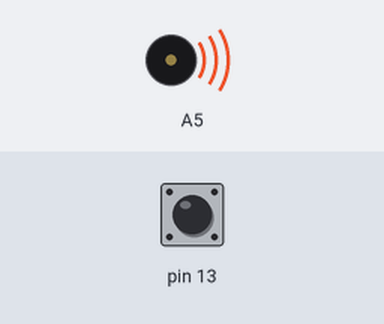
This sketch was run on a simulated Arduino Uno, built with avr-gcc and run on an emulated ATmega328P. Shown: buzzer (waves = sounding). Inputs (shaded band) come from the test bench; at power-on: pin 13 HIGH. What the sketch prints to the serial monitor is not drawn.

Above: at 1.2 s.
1.3 s: pin 13 pulled LOW for 0.15 s
At 1.42 s:
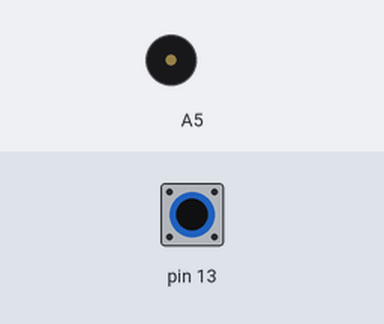
Timing chart, 0 to 10.3 s (numbered marks = the images above; inputs shaded):
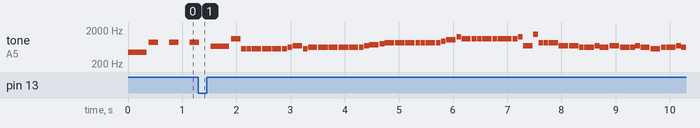

Measured:
- by itself, tone on A5: plays 659 Hz for 0.35 s, 1109 Hz for 0.17 s, 554 Hz for 0.09 s, 554 Hz for 0.09 s, 554 Hz for 0.17 s, 554 Hz for 0.18 s … (62 notes in this stretch)

The sketch:

polling.ino
```cpp
#include "pitches.h"
#define NPS_1 333
//238
#define NPS_2 346
//102
#define ROW1 9
#define ROW2 8
#define ROW3 4
#define ROW4 A2
#define ROW5 3
#define ROW6 A0
#define ROW7 10
#define ROW8 6

#define COL1 A1
#define COL2 11
#define COL3 A3
#define COL4 12
#define COL5 5
#define COL6 A4
#define COL7 7
#define COL8 2

int music_1[] = {
  NOTE_A5,
  NOTE_G5,
  NOTE_A5,
  NOTE_C6,
  NOTE_A5,
  NOTE_G5,
  NOTE_A5,
  NOTE_C6,
  NOTE_A5,
  NOTE_G5,
  NOTE_A5,
  NOTE_C6,
  NOTE_A5,
  NOTE_G5,
  NOTE_A5,
  NOTE_C6,
  NOTE_A5,
  NOTE_G5,
  NOTE_A5,
  NOTE_C6,
  NOTE_A5,
  NOTE_G5,
  NOTE_E5,
  NOTE_DS5,
  NOTE_D5,
  NOTE_C5,
  NOTE_A4,
  NOTE_G4,
  NOTE_E4,
  NOTE_DS4,
  NOTE_D4,
  NOTE_C4,
  NOTE_D4,
  NOTE_DS4,
  NOTE_E4,
  NOTE_G4,
  NOTE_A4,
  NOTE_G4,
  NOTE_A4,
  NOTE_C5,
  NOTE_D5,
  NOTE_DS5,
  NOTE_G5,
  NOTE_A5,
  NOTE_C6,
  NOTE_D6,
  NOTE_DS6,
  NOTE_DS6, NOTE_E5, NOTE_E6, NOTE_E5, NOTE_E6, NOTE_E5, NOTE_E6, NOTE_E5, NOTE_E6, NOTE_E5, NOTE_E6,0, NOTE_A6, NOTE_G6, NOTE_DS6, NOTE_D6, NOTE_C6,
  NOTE_DS6, NOTE_D6, NOTE_C6, NOTE_DS6, NOTE_D6, NOTE_C6, NOTE_DS6, NOTE_D6, NOTE_C6, NOTE_DS6, NOTE_D6, NOTE_C6, NOTE_A5, NOTE_GS5, NOTE_A5,
  NOTE_DS5, NOTE_D5, NOTE_C5,
  NOTE_D5, NOTE_E5,
  NOTE_C5, NOTE_A4, NOTE_GS4,
  NOTE_GS4, NOTE_A4,
  NOTE_DS4, NOTE_D4, NOTE_C4,
  NOTE_D4, NOTE_C4, NOTE_A3,NOTE_GS3, NOTE_A3, NOTE_A4, NOTE_G3, NOTE_G4, NOTE_C4, NOTE_C5, NOTE_G3, NOTE_G4, NOTE_A3, NOTE_A4, NOTE_G3, NOTE_G4, NOTE_C4, NOTE_C5, NOTE_D4, NOTE_D5, NOTE_DS4, NOTE_DS5, NOTE_C4, NOTE_C5, NOTE_D4, NOTE_D5, NOTE_C4, NOTE_C5, NOTE_DS4, NOTE_DS5, NOTE_E4, NOTE_E5, NOTE_F4, NOTE_F5, NOTE_DS4,
  NOTE_D5, NOTE_E5, NOTE_A4, NOTE_E5, NOTE_A4,
  NOTE_B4, NOTE_C5, NOTE_C5, NOTE_CS5, NOTE_D5, NOTE_DS5, NOTE_E5,
  NOTE_A5, NOTE_D5, NOTE_C5, NOTE_A5, NOTE_D5, NOTE_C5, NOTE_A5, NOTE_D5, NOTE_C5, NOTE_A5, NOTE_D5, NOTE_C5, NOTE_A5, NOTE_C5, NOTE_A5, NOTE_B5, NOTE_C6, NOTE_GS5, NOTE_A5, NOTE_DS5, NOTE_C5,
  NOTE_GS4, NOTE_A5, NOTE_B5, NOTE_C5, NOTE_CS5, NOTE_D5, NOTE_DS5, NOTE_F5, NOTE_DS5, NOTE_E5, NOTE_F5, NOTE_GS5, NOTE_A5, NOTE_B5, NOTE_C6, NOTE_DS6, NOTE_E6, NOTE_F6, NOTE_E6, NOTE_DS6, NOTE_E5, NOTE_B5, NOTE_GS5, NOTE_E5, NOTE_B4, NOTE_C5, NOTE_B4, NOTE_A4, NOTE_B4, NOTE_C5, NOTE_DS5,
  NOTE_E5, NOTE_A5, NOTE_C6, NOTE_B5, NOTE_GS5, NOTE_B5, NOTE_A5, NOTE_DS5, NOTE_D5, NOTE_C5, NOTE_D5, 0, NOTE_D5, NOTE_C5, NOTE_D5, 0, NOTE_D5, NOTE_C5,
  NOTE_D5, NOTE_E5, NOTE_A4, NOTE_C5,
  NOTE_DS5, 0, NOTE_F5, 0, NOTE_G5,0,NOTE_A5, 0, NOTE_B5, 0, NOTE_C6, 0, NOTE_D6, 0, NOTE_DS6, 0, NOTE_E6, 0, NOTE_E6, 0, NOTE_E6, 0, NOTE_E6, 0,
  NOTE_E6
};
byte tempo_1[] = {
  25,
  25,
  25,
  25,
  25,
  25,
  25,
  25,
  25,
  25,
  25,
  25,
  25,
  25,
  25,
  25,
  25,
  25,
  25,
  25,
  25,
  25,
  25,
  25,
  25,
  25,
  25,
  25,
  25,
  25,
  25,
  25,
  25,
  25,
  25,
  25,
  25,
  25,
  25,
  25,
  25,
  25,
  25,
  25,
  25,
  25,
  25,
  50,16,16, 16, 16, 16, 16, 16, 16, 16,100,50,25, 25, 25, 25, 25,25, 25, 25, 25, 25, 25, 25, 25, 25, 25, 25, 25, 25, 25, 25,
  16, 16, 16,
  25, 25,
  16, 16, 16,
  25, 25,
  16, 16, 16,
  25, 25, 25,25, 25, 25, 25, 25, 25, 25, 25, 25, 25, 25, 25, 25, 25, 25, 25, 25, 25, 25, 25, 25, 25, 25, 25, 25, 25, 25, 25, 25, 25, 25, 25,
  25, 25, 25, 25, 25,
  50, 50, 50, 50, 50, 50, 50,
  25, 25, 25, 25, 25, 25, 25, 25, 25, 25, 25, 25, 25, 25, 25, 25, 25, 25, 25, 25, 25,
  25, 25, 25, 25, 25, 25, 25, 25, 25, 25, 25, 25, 25, 25, 25, 25, 25, 25, 25, 25, 25, 25, 25, 25, 25, 25, 25, 25, 25, 25, 25,
  25, 25, 25, 25, 25, 25, 25, 25, 25, 25, 25, 25, 25, 25, 25, 25, 25, 25,
  50, 50, 50, 50,
  25, 25, 25, 25, 25,25,25, 25, 25, 25, 25, 25, 25, 25, 25, 25, 25, 25, 25, 25, 25, 25, 25, 25,
  200
};

int music_2[] = {
  NOTE_A4,
  NOTE_A5,
  0,
  NOTE_A5,
  0,
  NOTE_A5,
  0,
  NOTE_E5,
  NOTE_CS6,
  NOTE_CS5,
  NOTE_CS5,
  NOTE_CS5,
  NOTE_CS5,
  NOTE_CS5,
  NOTE_CS5,
  NOTE_CS5,
  NOTE_DS5,
  NOTE_F5,
  NOTE_CS5,
  NOTE_DS5,
  NOTE_DS5,
  NOTE_DS5,
  NOTE_DS5,
  NOTE_DS5,
  NOTE_DS5,
  NOTE_DS5,
  NOTE_DS5,
  NOTE_F5,
  NOTE_FS5,
  NOTE_G5,
  NOTE_GS5,
  NOTE_GS5,
  NOTE_GS5,
  NOTE_GS5,
  NOTE_GS5,
  NOTE_GS5,
  NOTE_GS5,
  NOTE_GS5,
  NOTE_AS5,
  NOTE_C6,
  NOTE_DS6,
  NOTE_CS6,
  NOTE_CS6,
  NOTE_CS6,
  NOTE_CS6,
  NOTE_CS6,
  NOTE_CS6,
  NOTE_CS6,
  NOTE_CS6,
  NOTE_DS6,
  NOTE_F5,
  NOTE_FS6,
  NOTE_GS5,
  NOTE_GS5,
  NOTE_GS5,
  NOTE_GS5,
  NOTE_F5,
  NOTE_F5,
  NOTE_F5,
  NOTE_DS5,
  NOTE_DS5,
  NOTE_DS5,
  NOTE_F5,
  NOTE_DS5,
  NOTE_F5,
  NOTE_DS5,
  NOTE_DS5,
  NOTE_DS5,
  NOTE_F5,
  NOTE_DS5,
  NOTE_CS5,
  NOTE_DS5,
  NOTE_DS5,
  NOTE_DS5,
  NOTE_F5,
  NOTE_DS5,
  NOTE_CS5,
  NOTE_CS5,
  NOTE_CS5,
  NOTE_CS5,
  NOTE_CS5,
  NOTE_GS5,
  NOTE_GS5,
  NOTE_GS5,
  NOTE_F5,
  NOTE_F5,
  NOTE_F5,
  NOTE_F5,
  NOTE_DS5,
  NOTE_DS5,
  NOTE_CS5,
  NOTE_CS5,
  NOTE_CS5,
  NOTE_CS5,
  NOTE_CS5,
  NOTE_CS5,
  NOTE_CS5,
  NOTE_CS5,
  NOTE_DS5,
  NOTE_F5,
  NOTE_CS5,
  0,
};

byte tempo_2[] = {
  100, 50, 50, 50, 50, 50, 50, 100, 50, 25, 25, 50, 25, 25, 50, 25, 25, 50, 25,
  50, 25, 25, 50, 25, 25, 50, 25, 25, 50, 25,
  50, 25, 25, 50, 25, 25, 50, 25, 25, 50, 25,
  50, 25, 25, 50, 25, 25, 50, 25, 25, 50, 25,
  25, 25, 25, 25, 50, 25, 25, 25, 25, 25, 25, 50, 50,
  25, 25, 25, 25, 50, 50, 25, 25, 25, 25, 50, 50,
  25, 25, 25, 25, 50, 25, 25, 25, 25, 25, 25, 50, 50,
  25, 25, 25, 25, 25, 25, 25, 25, 50, 50, 50, 50
};

const int row[] = { ROW1, ROW2, ROW3, ROW4, ROW5, ROW6, ROW7, ROW8 };
const int col[] = { COL1, COL2, COL3, COL4, COL5, COL6, COL7, COL8 };

int circle[8][8] = { { 1, 1, 0, 0, 0, 0, 1, 1 },
                     { 1, 0, 1, 1, 1, 1, 0, 1 },
                     { 0, 1, 1, 1, 1, 1, 1, 0 },
                     { 0, 1, 1, 1, 1, 1, 1, 0 },
                     { 0, 1, 1, 1, 1, 1, 1, 0 },
                     { 0, 1, 1, 1, 1, 1, 1, 0 },
                     { 1, 0, 1, 1, 1, 1, 0, 1 },
                     { 1, 1, 0, 0, 0, 0, 1, 1 } };
int s[8][8] = { { 1, 0, 0, 0, 0, 0, 0, 1 },
                { 0, 0, 0, 1, 1, 0, 0, 0 },
                { 0, 0, 0, 1, 1, 0, 0, 0 },
                { 0, 0, 0, 1, 1, 0, 0, 0 },
                { 0, 0, 0, 1, 1, 0, 0, 0 },
                { 0, 0, 0, 0, 0, 0, 0, 0 },
                { 0, 0, 0, 1, 1, 0, 0, 0 },
                { 1, 0, 0, 0, 0, 0, 0, 1 } };


int thisNote = -1, noteDuration = 0;
long previousTime = 0,
     presentTime = 0,
     pauseBetweenNotes = 0;

int dura(byte eva, int NPS) {
  int rev = ((float(eva)/100) * NPS);
  return (rev);
}

void CheckToPlay() {
  presentTime = millis();
  if (presentTime - previousTime >= pauseBetweenNotes) {
    thisNote += 1;
    noTone(A5);
    if (thisNote >= 102 ) {
      thisNote = -1;
      pauseBetweenNotes = 100;
      previousTime = millis();
    } else {
      tone(A5, music_2[thisNote], int(dura(tempo_2[thisNote], NPS_2)));
      pauseBetweenNotes = dura(tempo_2[thisNote] * 1.1, NPS_2);
      previousTime = millis();
    }
  }
}


void lightup(int matrix[8][8]) {
  for (int i = 0; i < 8; i++) {
    digitalWrite(col[i], HIGH);
    for (int j = 0; j < 8; j++) {
      digitalWrite(row[j], matrix[j][i]);
    }
    for (int j = 0; j < 8; j++) {
      digitalWrite(row[j], HIGH);
    }
    digitalWrite(col[i], LOW);
  }
}

void setup() {
  Serial.begin(9600);
  for (int i = 2; i <= 12; i++) {
    pinMode(i, OUTPUT);
    digitalWrite(i, LOW);
  }

  pinMode(A0, OUTPUT);
  digitalWrite(A0, LOW);
  pinMode(A1, OUTPUT);
  digitalWrite(A1, LOW);
  pinMode(A2, OUTPUT);
  digitalWrite(A2, LOW);
  pinMode(A3, OUTPUT);
  digitalWrite(A3, LOW);
  pinMode(A4, OUTPUT);
  digitalWrite(A4, LOW);
  pinMode(13, INPUT_PULLUP);
}

int mode = 1;

bool pressing = 0;

void loop() {
  if (digitalRead(13) == LOW && !pressing) {
    pressing = true;
    mode += 1;
    if (mode > 1) {
      mode = 0;
    }
  } else if (digitalRead(13) == HIGH && pressing) {
    pressing = false;
    Serial.print(1);
  }
  if (mode == 0) {
    lightup(circle);
  }
  if (mode == 1) {
    lightup(s);
  }
  CheckToPlay();
  delay(1);
}
```

pitches.h
```cpp
#define NOTE_B0 31
#define NOTE_C1 33
#define NOTE_CS1 35
#define NOTE_D1 37
#define NOTE_DS1 39
#define NOTE_E141 41
#define NOTE_F1 44
#define NOTE_FS1 46
#define NOTE_G1 49
#define NOTE_GS1 52
#define NOTE_A1 55
#define NOTE_AS1 58
#define NOTE_B1 62
#define NOTE_C2 65
#define NOTE_CS2 69
#define NOTE_D2 73
#define NOTE_DS2 78
#define NOTE_E2 82
#define NOTE_F2 87
#define NOTE_FS2 93
#define NOTE_G2 98
#define NOTE_GS2 104
#define NOTE_A2 110
#define NOTE_AS2 117
#define NOTE_B2 123
#define NOTE_C3 131
#define NOTE_CS3 139
#define NOTE_D3 147
#define NOTE_DS3 156
#define NOTE_E3 165
#define NOTE_F3 175
#define NOTE_FS3 185
#define NOTE_G3 196
#define NOTE_GS3 208
#define NOTE_A3 220
#define NOTE_AS3 233
#define NOTE_B3 247
#define NOTE_C4 262
#define NOTE_CS4 277
#define NOTE_D4 294
#define NOTE_DS4 311
#define NOTE_E4 330
#define NOTE_F4 349
#define NOTE_FS4 370
#define NOTE_G4 392
#define NOTE_GS4 415
#define NOTE_A4 440
#define NOTE_AS4 466
#define NOTE_B4 494
#define NOTE_C5 523
#define NOTE_CS5 554
#define NOTE_D5 587
#define NOTE_DS5 622
#define NOTE_E5 659
#define NOTE_F5 698
#define NOTE_FS5 740
#define NOTE_G5 784
#define NOTE_GS5 831
#define NOTE_A5 880
#define NOTE_AS5 932
#define NOTE_B5 988
#define NOTE_C6 1047
#define NOTE_CS6 1109
#define NOTE_D6 1175
#define NOTE_DS6 1245
#define NOTE_E6 1319
#define NOTE_F6 1397
#define NOTE_FS6 1480
#define NOTE_G6 1568
#define NOTE_GS6 1661
#define NOTE_A6 1760
#define NOTE_AS6 1865
#define NOTE_B6 1976
#define NOTE_C7 2093
#define NOTE_CS7 2217
#define NOTE_D7 2349
#define NOTE_DS7 2489
#define NOTE_E7 2637
#define NOTE_F7 2794
#define NOTE_FS7 2960
#define NOTE_G7 3136
#define NOTE_GS7 3322
#define NOTE_A7 3520
#define NOTE_AS7 3729
#define NOTE_B7 3951
#define NOTE_C8 4189
#define NOTE_CS8 4435
#define NOTE_D8 4699
#define NOTE_DS8 4978
```
